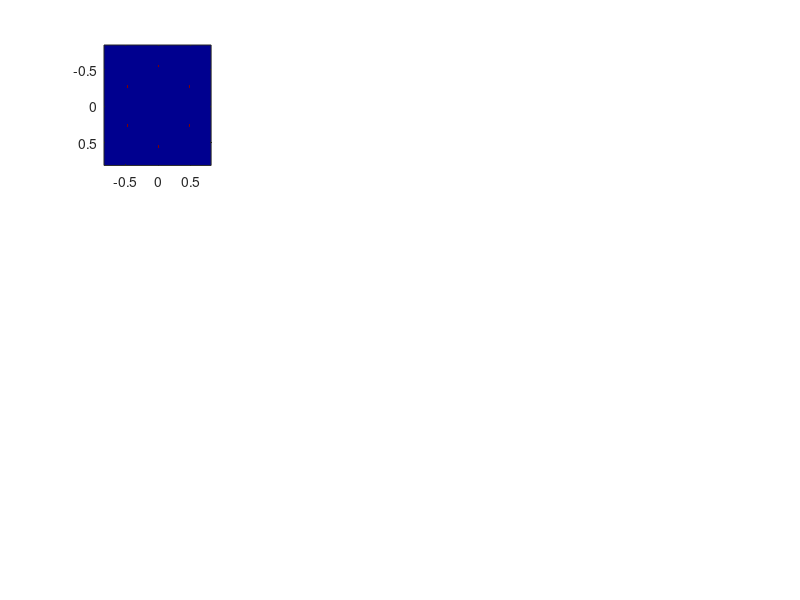

MATLAB code for this plot: (Note: this script raises an error after producing the figure.)
clear all
close all

%% Desired Lattice
theta = [30, 90, 150, 210, 270, 330]; % hexogonal
% theta = [30, 150, 210, 330]; % square
% theta = [90, 270]; % standing wave

%% Propagation in y-direction

% Physical Parameter 
Nxz = 1025; % pixels
Ny = 1025; % pixels
n = 1.33;
wavelength_exc = 0.488 / n; % um 
wavelength_dect = 0.488 / n;
NAdect = 1.1;
NAmin = 0.50;
NAmax = 0.60;
NAideal = (NAmin + NAmax)/2;
dither_period = 5; % um
dither_step = 201; % number of s teps per dither period 
gauss_bound_width = 1; % Gaussian Bounding, um
y_scale = 10; 

% when 2 plane wave traveling in opposite direction and interfere with each
% other, the periodicity of resulting standing wave is wavelength/4pi

% Real space image parameter
deltax = wavelength_exc/4/pi; 
deltaz = deltax;
deltay = deltax * y_scale;
deltax_dect = wavelength_dect / (2 * NAdect); % diffraction limit 
deltay_dect = deltax_dect;

% Fourier space image parameter
plot_scale = 1.5; % for ploting
K_exc = 1/(2*deltax); % Nyquist
K_dect = 1/(2*deltax_dect); 
deltakx = 2 * K_exc / Nxz; 
deltakz = deltakx;
deltakx_dect = 2 * K_dect / Nxz; 
deltakz_dect = deltakx_dect;
k_exc_ideal = NAideal/ (2 * pi) * K_exc;
k_dect_ideal = NAdect/ (2 * pi) * K_dect;

% Create mesh 
[ax, az] = meshgrid(  -(Nxz-1)/2 : (Nxz-1)/2 ) ; 
kx = deltakx * ax;  %in unit 1/um
kz = deltakz * az;
ky = sqrt(K_exc^2 - kx.^2 - kz.^2);
KX = kx(1,:) * wavelength_exc; % value / wavelength = k value (1/um)
KZ = kz(:,1)' * wavelength_exc;
x = deltax * ax;
z = deltaz * az; 
y = (0:Ny) * deltay; % max(y) = FOVy 
X = x(1,:) / wavelength_exc; % value * wavelength = physical value (um)
Z = z(:,1) / wavelength_exc; 
Y = y / wavelength_exc; 

% detection
x_dect = deltax_dect * ax;  
y_dect = x_dect';
Xdect = x_dect(1,:) / wavelength_exc; % pixels * wavelength = physical space
Ydect = y_dect(:,1) / wavelength_exc; 

kxdect = deltakx_dect * ax;
kydect = kxdect'; 
KXdect = kxdect(1,:) * wavelength_exc;
KYdect = kydect(:,1) * wavelength_exc;

%% Generate Ideal lattice 
Illumi_ideal = zeros(size(kx));

kxposition = k_exc_ideal * cosd(theta) / deltakx; % pixel
kzposition = k_exc_ideal * sind(theta) / deltakz; % pixel

% for ploting
KX_plot = floor((Nxz+1)/2 + min(kzposition)*plot_scale : ...
          (Nxz+1)/2 + max(kzposition)*plot_scale);
KZ_plot = KX_plot;
OTF_KX_plot = floor( (Nxz+1)* 6/16 : (Nxz+1) * 10/16 );
OTF_KZ_plot = OTF_KX_plot;

% Ideal lattice illumination
for j = 1:length(kxposition)

    Illumi_ideal( ...
        (Nxz+1)/2 + round(kzposition(j)) -1: (Nxz+1)/2 + round(kzposition(j)) +1,...
        (Nxz+1)/2 + round(kxposition(j)) ) = 1;
end

% Ideal lattice
E_ideal = fftshift(fft2(Illumi_ideal)); % no need to shift since already at center

fig1 = figure(1);
    subplot(3,4,1);

image1 = imagesc( KX(1,KX_plot),...
                  KZ(1,KZ_plot),...
                  Illumi_ideal(KX_plot,KZ_plot) );
    colormap(jet)
    title("Rear Pupil Illumination of ideal Lattice, " +...
          "N_{xz} = " + num2str(Nxz) + ...
          ", K_{bound} = " + num2str(K_exc))
    xlabel("kx * \lambda")
    ylabel("kz * \lambda")
    colorbar;
    axis image;

    subplot(3,4,2);
image2 = imagesc(X, Z ,abs(E_ideal));
    title("Ideal Lattice," + ...
          "\lambda_{exc}/n = " + num2str(wavelength_exc, '%.3f') + "um" + ...
          " , n = " + num2str(n))
    xlabel("x/\lambda")
    ylabel("z/\lambda")
    colorbar;
    axis image;

%% Gaussian Bounding and get rear pupil illum back

gauss_bound = exp(-2 * z.^2 / (gauss_bound_width)^2);
E_bound = gauss_bound .* E_ideal;
    subplot(3,4,3)
image3 = imagesc(X, Z, abs(E_bound));
    title("Bounded Ideal Lattice, " + ...
          "Bound width = " + num2str(gauss_bound_width) + "um")
    xlabel("x/\lambda")
    ylabel("z/\lambda")
    colorbar;
    axis image;

Illum_bound = abs(ifft2(ifftshift(E_bound))).^2;
Illum_bound = Illum_bound/max(max(Illum_bound));
    subplot(3,4,4)
image4 = imagesc( KX(1,KX_plot),...
                  KZ(1,KZ_plot),...
                  Illum_bound(KX_plot,KZ_plot) );
    title("Rear pupil illumination after bounding")
    xlabel("kx * \lambda")
    ylabel("kz * \lambda")
    colorbar;
    axis image;

%% Generate mask and filter
k_NAmax = NAmax/wavelength_exc; % k
k_NAmin = NAmin/wavelength_exc; 

% create mask
A_mask = ((k_NAmax > sqrt(kx.^2 + kz.^2)) .* (k_NAmin < sqrt(kx.^2 + kz.^2)));
Illum_mask = imfuse(Illum_bound,A_mask,"falsecolor","ColorChannels","green-magenta");
    subplot(3,4,5)
image5 = imagesc( KX(1,KX_plot),...
                  KZ(1,KZ_plot),...
                  Illum_mask(KX_plot,KZ_plot,:) );
    title("Masking, " +...
          "NA_{max} = " + num2str(NAmax) +...
          ", NA_{min} = " + num2str(NAmin) )
    xlabel("kx * \lambda")
    ylabel("kz * \lambda")
    axis image;

% Create pupil function    
Pupil_fun_exc = Illum_bound .* A_mask;
    subplot(3,4,6)
image6 = imagesc( KX(1,KX_plot),...
                  KZ(1,KZ_plot),...
                  Pupil_fun_exc(KX_plot,KZ_plot) );
    xlabel("kx * \lambda")
    ylabel("kz * \lambda")
    colorbar;
    axis image;


%% PSF and OTF
PSF_exc = abs( fftshift(fft2(Pupil_fun_exc)) ).^2;
PSF_exc = PSF_exc/max(max(PSF_exc));
    subplot(3,4,7)
image7 = imagesc(X, Z, PSF_exc);
    title("Excitation PSF")
    xlabel("x/\lambda")
    ylabel("z/\lambda")
    colorbar;
    axis image;

% OTF
OTF_exc = abs(fftshift(fft2(PSF_exc)));
OTF_exc = OTF_exc/max(max(OTF_exc));
    subplot(3,4,8)
image8 = imagesc( KX( OTF_KX_plot ),...
                  KZ( OTF_KZ_plot ),...
                  OTF_exc( OTF_KX_plot, OTF_KZ_plot ) ) ;
    title("Excitation OTF")
    xlabel("kx * \lambda")
    ylabel("kz * \lambda")
    colorbar;
    axis image;

%% Dither 
PSF_exc_dither = PSF_exc;
for j = 1:dither_step
    PSF_exc_dither = PSF_exc_dither + ...
                     circshift(PSF_exc,round(j * dither_period / deltax / dither_step),2)/2;
end
PSF_exc_dither = PSF_exc_dither / max(max(PSF_exc_dither));

    subplot(3,4,9)
    hold on;
image9 = imagesc(X, Z ,PSF_exc_dither);
    title("Dithered Excitation PSF, " + ...
          "T_d = " + num2str(dither_period) + "um, " +...
          "Dither Step = " + num2str(dither_step))
    xlabel("x/\lambda")
    ylabel("z/\lambda")
    colorbar;
    axis image;
line1 = xline(X((Nxz+1)/2));    
    line1.Color = 'r';
    line1.LineWidth = 1;
    line1.LineStyle = '--';
    hold off

    subplot(3,4,10)
PSF_exc_dither_profile = PSF_exc_dither(:,(Nxz+1)/2);
PSF_exc_dither_profile = PSF_exc_dither_profile/max(max(PSF_exc_dither_profile));
image10 = plot( Z(OTF_KZ_plot), PSF_exc_dither_profile(OTF_KZ_plot));
    title("PSF Dithered Line Profile")
    ylabel("Normalized a.u. ")
    xlabel("z/\lambda")
    image10.LineWidth = 2;
    image10.Color = 'r';
    image10.Parent.YAxis.TickValues = linspace(0,1,11);
    grid on

%% Dither OTF 
OTF_dither = abs(fftshift(fft2(PSF_exc_dither)));
OTF_dither = OTF_dither/max(max(OTF_dither));

    subplot(3,4,11)
    hold on
image11 = imagesc( KX(OTF_KX_plot),...
                   KZ(OTF_KZ_plot),...
                   OTF_dither( OTF_KX_plot,...
                               OTF_KX_plot )  );
    title("Dithered Excitation OTF")
    xlabel("kx * \lambda")
    ylabel("kz * \lambda")
    colorbar;
    axis image; 

    subplot(3,4,12)
OTF_dither = OTF_dither(:,(Nxz+1)/2);
OTF_dither = OTF_dither/max(max(OTF_dither));
image12 = plot( KZ(OTF_KZ_plot), OTF_dither(OTF_KZ_plot));
    title("OTF Dithered Line Profile, " + ...
        "K_x = " + num2str(0) )
    ylabel("Normalized a.u. ")
    xlabel("kz * \lambda")
    image12.LineWidth = 2;
    image12.Color = 'r';
    image12.Parent.YAxis.TickValues = linspace(0,1,11);
    grid on

%% Propagator
tic
E_prop = zeros(Nxz,Nxz,Ny);
I_prop = E_prop;
Ein = Pupil_fun_exc;
for i = 1:length(y)
    propagator = exp(1i * ky * y(i));
    Eout = fftshift(fft2((Ein .* propagator)));
    E_prop(:,:,i) = Eout;
    I_prop(:,:,i) = abs(Eout.^2);
end  
I_prop = I_prop/max(max(max(I_prop)));
toc

%% Detection
Pupil_fun_dect = k_dect_ideal > sqrt(kxdect.^2 + kydect.^2);

% detection PSF
PSF_dect = abs( fftshift(fft2(Pupil_fun_dect)) ).^2;
PSF_dect = PSF_dect/max(max(PSF_dect));
PSF_dect_profile = PSF_dect(:,(Nxz+1)/2);
PSF_dect_profile = PSF_dect_profile/max(max(PSF_dect_profile));

% detection OTF
OTF_dect = abs(fftshift(fft2(PSF_dect)));
OTF_dect = OTF_dect/max(max(OTF_dect));
OTF_dect_profile = OTF_dect(:,(Nxz+1)/2);
OTF_dect_profile = OTF_dect_profile/max(max(OTF_dect_profile));

%% Ploting
fig2 = figure(2);
    colormap(jet)

    % plot xz
    subplot(3,4,1:2);
    slice = 1; % focal plane
image13 = imagesc(X,Z, squeeze(I_prop(:,:,slice)));
    title("xz plane, " + "Y = " + num2str(y(slice)) +...
          ", NA_{max} = " + num2str(NAmax) + ...
          ", NA_{min} = " + num2str(NAmin) )
    xlabel("x/\lambda")
    ylabel("z/\lambda")
    colorbar

    % plot yz profile
    subplot(3,4,3)
    slice = (Nxz+1)/2;
image14 = plot(Y,squeeze(I_prop(slice,slice,:)));
    title("PSF-yz, " + ...
          "X = " + num2str(X(slice)) + ...
          ", Z = " + num2str(Z(slice))  )
    xlabel("y/\lambda")
    ylabel("Normalized a.u. ")
    image14.Color = 'r';
    image14.LineWidth = 2;
    grid on

    % plot detection pupil func
    subplot(3,4,4)
image15 = imagesc(KXdect, KYdect, Pupil_fun_dect);
    title("Detection PSF, " + "NA = " + num2str(NAdect))
    xlabel("kx * \lambda")
    ylabel("ky * \lambda")
    colorbar
    axis image;

    % plot yz
    subplot(3,4,5:6)
    slice = (Nxz+1)/2; 
image16 = imagesc(Y,Z, squeeze(I_prop(:,slice,:)));
    title("yz plane, " + "X = " + num2str(X(slice)) )
    xlabel("y/\lambda")
    ylabel("z/\lambda")
    colorbar

    % plot detection PSF
    subplot(3,4,7)
image17 = imagesc(Xdect, Ydect, PSF_dect);
    title("Detection PSF")
    xlabel("x/\lambda")
    ylabel("y/\lambda")
    colorbar;
    axis image;  
    image17.Parent.XLim = [-10,10];
    image17.Parent.YLim = [-10,10];

    % plot PSF line profile
    subplot(3,4,8)
image18 = plot(Ydect, PSF_dect_profile);
    title("PSF_{dect} profile, " + ...
          "X = " + num2str(0) )
    xlabel("y/\lambda")
    ylabel("Normalized a.u. ")
    image18.Color = 'r';
    image18.LineWidth = 2;
    image18.Parent.XLim = [-10,10];
    grid on
    
    % plot xy
    subplot(3,4,9:10)
    slice = (Nxz+1)/2;
image19 = imagesc(Y,X,squeeze(I_prop(slice,:,:)));
    title("xy plane, " + "Z = " + num2str(Z(slice)))
    xlabel("y/\lambda")
    ylabel("x/\lambda")
    colorbar

    % plot detection OTF
    subplot(3,4,11)
image17 = imagesc(KXdect, KYdect, OTF_dect);
    title("Detection OTF")
    xlabel("kx * \lambda")
    ylabel("ky * \lambda")
    colorbar;
    axis image;  

    % plot OTF line profile
    subplot(3,4,12)
image18 = plot(KYdect, OTF_dect_profile);
    title("OTF_{dect} profile, " + ...
          "KX = " + num2str(0) )
    xlabel("ky * \lambda")
    ylabel("Normalized a.u. ")
    image18.Color = 'r';
    image18.LineWidth = 2;
    image18.Parent.XLim = [-0.5 0.5];
    grid on



    

